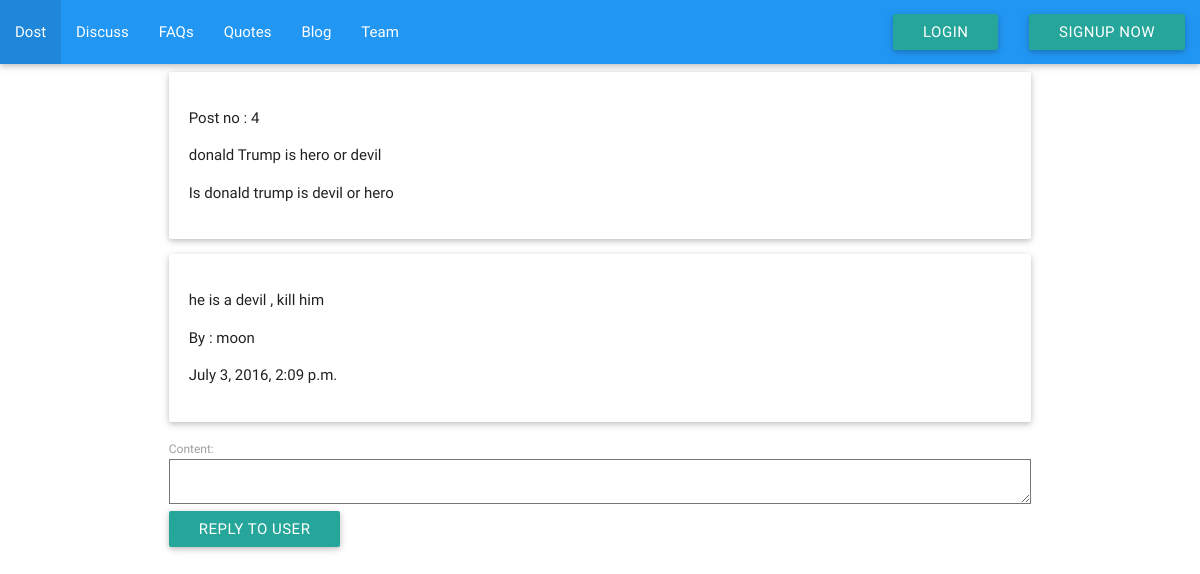
Page /counsellor/messlist/4/ on the committed database.
### counselor/models.py (models this page shows, shortened)
class message(models.Model):
    title = models.CharField(max_length=120)
    content = models.TextField(default='')
    timestamp = models.DateTimeField(auto_now_add=True, auto_now=False)
    updated = models.DateTimeField(auto_now_add=False, auto_now=True)
    writer = models.ForeignKey(User, editable=True, blank=False, null=True)

class reply(models.Model):
    user = models.ForeignKey(User, editable=True, blank=False, null=True)
    content = models.TextField(default='')
    timestamp = models.DateTimeField(auto_now_add=True, auto_now=False)
    updated = models.DateTimeField(auto_now_add=False, auto_now=True)
    object_id = models.PositiveIntegerField(blank=False, null=True)

### counselor/views.py (the view)
# urls.py: url(r'^messlist/(?P<id>\d+)/$', views.messageListDetail, name="detail"),
def messageListDetail(request, id):
    queryset = get_object_or_404(message, id=id)
    queryset2 = reply.objects.filter(object_id=id)
    form = reply_form(request.POST or None)
    if form.is_valid():
        instance = form.save(commit=False)
        instance.user = request.user
        instance.object_id = id
        instance.save()
        return HttpResponseRedirect('/counselor/messlist/')
    context = {
        "obj": queryset,
        "form": form,
        "obj2": queryset2
    }
    return render(request, "counselor/messListDetail.html", context)

### counselor/forms.py
class reply_form(forms.ModelForm):
    class Meta:
        model = reply
        fields = {
            "content"
        }

### counselor/templates/counselor/messListDetail.html
{% extends "main/base.html" %}
{% block content  %}
     <div class="container">
         <div class="row">
             <div class="col-lg-8 col-lg-offset-2 col-md-10 col-md-offset-1">
                       <div class="card-panel">
                        <p> Post no : {{ obj.id }} </p>
                        <p> {{ obj.title }} </p>
                        <p> {{ obj.content }} </p>
                           </div>
            {% for obj in obj2 %}
                        <div class="card-panel">
                        <p> {{ obj.content }} </p>
                        <p> By : {{ obj.user }} </p>
                        <p> {{ obj.timestamp }} </p>
                         </div>
                {% endfor %}
                    {% load crispy_forms_tags %}
                   <form method="POST" action="." >{% csrf_token %}
                                {{ form }}
                                <input type="submit" value="Reply to User" class="btn btn-default">
                             </form>
    </div>
             </div>
         </div>
{% endblock content %}

### rows in the picture
message: id "4", title "donald Trump is hero or devil", content "Is donald trump is devil or hero"
reply: content "he is a devil , kill him", user "moon", timestamp "July 3, 2016, 2:09 p.m."
